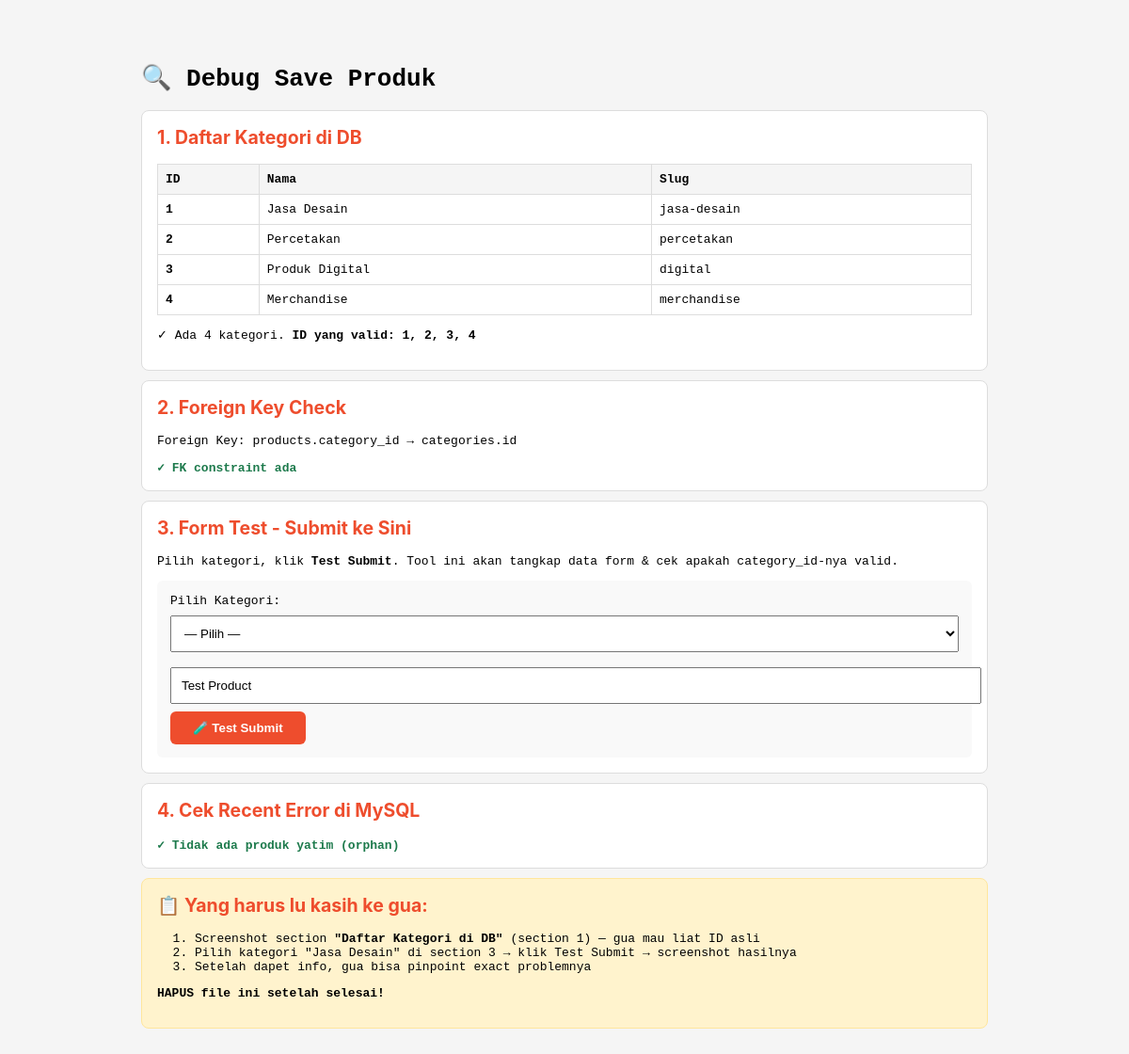
/debug-save.php (signed in), run on the app's committed database.
### tables this page shows
CREATE TABLE categories (
    id INT AUTO_INCREMENT PRIMARY KEY,
    name VARCHAR(100) NOT NULL,
    slug VARCHAR(120) UNIQUE NOT NULL,
    icon VARCHAR(50) DEFAULT NULL,
    description TEXT,
    created_at TIMESTAMP DEFAULT CURRENT_TIMESTAMP
);

### debug-save.php (the view, shortened to what this page needs)
<?php
require_once __DIR__ . '/includes/functions.php';
?>
<!DOCTYPE html>
<html>
<head>
</head>
<body>
<h1>🔍 Debug Save Produk</h1>
<div class="box">
<h2>1. Daftar Kategori di DB</h2>
<?php
$cats = $pdo->query("SELECT * FROM categories ORDER BY id")->fetchAll();
if (empty($cats)) {
    echo "<div class='fail'>✗ KATEGORI KOSONG! Ini sebabnya error. Jalankan cek-kategori.php dulu</div>";
} else {
    echo "<table>";
    echo "<thead><tr><th>ID</th><th>Nama</th><th>Slug</th></tr></thead><tbody>";
    foreach ($cats as $c) {
        echo "<tr><td><strong>" . $c['id'] . "</strong></td><td>" . htmlspecialchars($c['name']) . "</td><td><code>" . htmlspecialchars($c['slug']) . "</code></td></tr>";
    }
    echo "</tbody></table>";
    echo "<p>✓ Ada " . count($cats) . " kategori. <strong>ID yang valid: " . implode(', ', array_column($cats, 'id')) . "</strong></p>";
}
?>
</div>
<div class="box">
<h2>2. Foreign Key Check</h2>
<?php
try {
    $fk = $pdo->query("
        SELECT
            COLUMN_NAME,
            REFERENCED_TABLE_NAME,
            REFERENCED_COLUMN_NAME
        FROM information_schema.KEY_COLUMN_USAGE
        WHERE TABLE_NAME = 'products'
          AND CONSTRAINT_NAME = 'products_ibfk_1'
          AND TABLE_SCHEMA = DATABASE()
    ")->fetch();
    if ($fk) {
        echo "<p>Foreign Key: <code>products." . $fk['COLUMN_NAME'] . "</code> → <code>" . $fk['REFERENCED_TABLE_NAME'] . "." . $fk['REFERENCED_COLUMN_NAME'] . "</code></p>";
        echo "<div class='ok'>✓ FK constraint ada</div>";
    }
} catch (Exception $e) {
    echo "<div class='warn'>" . htmlspecialchars($e->getMessage()) . "</div>";
}
?>
</div>
<div class="box">
<h2>3. Form Test - Submit ke Sini</h2>
<p>Pilih kategori, klik <b>Test Submit</b>. Tool ini akan tangkap data form & cek apakah <code>category_id</code>-nya valid.</p>
<form method="POST" style="background:#f9f9f9;padding:14px;border-radius:6px;">
    <label>Pilih Kategori:</label><br>
    <select name="category_id" style="width:100%;padding:10px;margin:8px 0;">
        <option value="">— Pilih —</option>
    </select>
    <br>
    <input type="text" name="name" placeholder="Nama test product" value="Test Product" style="width:100%;padding:10px;margin:8px 0;">
    <br>
    <button type="submit" name="test_submit" style="background:#ee4d2d;color:white;padding:10px 24px;border:none;border-radius:6px;font-weight:700;cursor:pointer;">🧪 Test Submit</button>
</form>
</div>
<div class="box">
<h2>4. Cek Recent Error di MySQL</h2>
<?php
try {
    $orphans = $pdo->query("
        SELECT p.id, p.name, p.category_id
        FROM products p
        LEFT JOIN categories c ON p.category_id = c.id
        WHERE c.id IS NULL
    ")->fetchAll();
    if (empty($orphans)) {
        echo "<div class='ok'>✓ Tidak ada produk yatim (orphan)</div>";
    } else {
        echo "<div class='fail'>✗ Ada " . count($orphans) . " produk yatim:</div>";
        foreach ($orphans as $o) {
            echo "<p>- Product ID {$o['id']}: <b>" . htmlspecialchars($o['name']) . "</b> punya category_id {$o['category_id']} (tidak ada di tabel)</p>";
        }
    }
} catch (Exception $e) {
    echo "<div class='warn'>" . htmlspecialchars($e->getMessage()) . "</div>";
}
?>
</div>
<div class="box" style="background:#fff3cd;border-color:#ffe69c;">
<h2>📋 Yang harus lu kasih ke gua:</h2>
<ol>
<li>Screenshot section <strong>"Daftar Kategori di DB"</strong> (section 1) — gua mau liat ID asli</li>
<li>Pilih kategori "Jasa Desain" di section 3 → klik Test Submit → screenshot hasilnya</li>
<li>Setelah dapet info, gua bisa pinpoint exact problemnya</li>
</ol>
<p><strong>HAPUS file ini setelah selesai!</strong></p>
</div>
</body>
</html>

### debug-save.php (style rules this page uses)
body { font-family: monospace; max-width: 900px; margin: 30px auto; padding: 20px; background: #f5f5f5; font-size: 13px; }
.box { background: white; padding: 16px; margin: 10px 0; border-radius: 8px; border: 1px solid #ddd; }
.ok { color: #1d7a4c; font-weight: 600; }
h2 { color: #ee4d2d; margin-top: 0; font-family: -apple-system, sans-serif; }
table { width: 100%; border-collapse: collapse; }
th, td { padding: 8px; border: 1px solid #ddd; text-align: left; }
th { background: #f5f5f5; }

### data on the page
categories: id "1", name "Jasa Desain", slug "jasa-desain"
categories: id "2", name "Percetakan", slug "percetakan"
categories: id "3", name "Produk Digital", slug "digital"
categories: id "4", name "Merchandise", slug "merchandise"

### other printed values
count($cats) "4"
implode(', ', array_column($cats, 'id')) "1, 2, 3, 4"
$fk['COLUMN_NAME'] "category_id"
$fk['REFERENCED_TABLE_NAME'] "categories"
$fk['REFERENCED_COLUMN_NAME'] "id"
